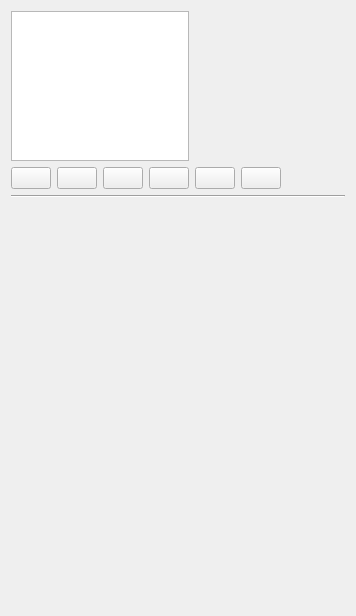
<?xml version="1.0" encoding="UTF-8"?>
<ui version="4.0">
 <class>QgsSymbolSelectorDialogBase</class>
 <widget class="QWidget" name="QgsSymbolSelectorDialogBase">
  <property name="geometry">
   <rect>
    <x>0</x>
    <y>0</y>
    <width>356</width>
    <height>616</height>
   </rect>
  </property>
  <property name="windowTitle">
   <string>Form</string>
  </property>
  <layout class="QGridLayout" name="gridLayout_2">
   <item row="1" column="0">
    <layout class="QHBoxLayout" name="pushBtnBox">
     <property name="spacing">
      <number>6</number>
     </property>
     <item>
      <widget class="QPushButton" name="btnAddLayer">
       <property name="maximumSize">
        <size>
         <width>50</width>
         <height>16777215</height>
        </size>
       </property>
       <property name="toolTip">
        <string>Add symbol layer</string>
       </property>
      </widget>
     </item>
     <item>
      <widget class="QPushButton" name="btnRemoveLayer">
       <property name="maximumSize">
        <size>
         <width>50</width>
         <height>16777215</height>
        </size>
       </property>
       <property name="toolTip">
        <string>Remove symbol layer</string>
       </property>
      </widget>
     </item>
     <item>
      <widget class="QPushButton" name="btnLock">
       <property name="maximumSize">
        <size>
         <width>50</width>
         <height>16777215</height>
        </size>
       </property>
       <property name="toolTip">
        <string>Lock layer's color</string>
       </property>
       <property name="checkable">
        <bool>true</bool>
       </property>
      </widget>
     </item>
     <item>
      <widget class="QPushButton" name="btnDuplicate">
       <property name="maximumSize">
        <size>
         <width>50</width>
         <height>16777215</height>
        </size>
       </property>
       <property name="toolTip">
        <string>Duplicates the current layer</string>
       </property>
       <property name="text">
        <string/>
       </property>
      </widget>
     </item>
     <item>
      <widget class="QPushButton" name="btnUp">
       <property name="maximumSize">
        <size>
         <width>50</width>
         <height>16777215</height>
        </size>
       </property>
       <property name="toolTip">
        <string>Move up</string>
       </property>
      </widget>
     </item>
     <item>
      <widget class="QPushButton" name="btnDown">
       <property name="maximumSize">
        <size>
         <width>50</width>
         <height>16777215</height>
        </size>
       </property>
       <property name="toolTip">
        <string>Move down</string>
       </property>
      </widget>
     </item>
     <item>
      <spacer name="horizontalSpacer">
       <property name="orientation">
        <enum>Qt::Horizontal</enum>
       </property>
       <property name="sizeHint" stdset="0">
        <size>
         <width>20</width>
         <height>20</height>
        </size>
       </property>
      </spacer>
     </item>
    </layout>
   </item>
   <item row="0" column="0">
    <layout class="QHBoxLayout" name="horizontalLayout">
     <item>
      <widget class="QTreeView" name="layersTree">
       <property name="sizePolicy">
        <sizepolicy hsizetype="Expanding" vsizetype="Fixed">
         <horstretch>0</horstretch>
         <verstretch>0</verstretch>
        </sizepolicy>
       </property>
       <property name="maximumSize">
        <size>
         <width>16777215</width>
         <height>150</height>
        </size>
       </property>
       <property name="editTriggers">
        <set>QAbstractItemView::NoEditTriggers</set>
       </property>
      </widget>
     </item>
     <item>
      <widget class="QgsMapCanvas" name="mPreviewCanvas" native="true">
       <property name="sizePolicy">
        <sizepolicy hsizetype="Expanding" vsizetype="Fixed">
         <horstretch>0</horstretch>
         <verstretch>0</verstretch>
        </sizepolicy>
       </property>
       <property name="minimumSize">
        <size>
         <width>150</width>
         <height>150</height>
        </size>
       </property>
       <property name="text" stdset="0">
        <string/>
       </property>
      </widget>
     </item>
    </layout>
   </item>
   <item row="2" column="0">
    <widget class="Line" name="line">
     <property name="orientation">
      <enum>Qt::Horizontal</enum>
     </property>
    </widget>
   </item>
   <item row="4" column="0">
    <widget class="QFrame" name="frame">
     <property name="sizePolicy">
      <sizepolicy hsizetype="Expanding" vsizetype="Preferred">
       <horstretch>4</horstretch>
       <verstretch>0</verstretch>
      </sizepolicy>
     </property>
     <property name="frameShape">
      <enum>QFrame::NoFrame</enum>
     </property>
     <property name="frameShadow">
      <enum>QFrame::Sunken</enum>
     </property>
     <layout class="QVBoxLayout" name="verticalLayout_2">
      <property name="spacing">
       <number>0</number>
      </property>
      <property name="leftMargin">
       <number>0</number>
      </property>
      <property name="topMargin">
       <number>0</number>
      </property>
      <property name="rightMargin">
       <number>0</number>
      </property>
      <property name="bottomMargin">
       <number>0</number>
      </property>
     </layout>
    </widget>
   </item>
   <item row="3" column="0">
    <widget class="QScrollArea" name="scrollArea">
     <property name="frameShape">
      <enum>QFrame::NoFrame</enum>
     </property>
     <property name="widgetResizable">
      <bool>true</bool>
     </property>
     <widget class="QWidget" name="scrollAreaWidgetContents">
      <property name="geometry">
       <rect>
        <x>0</x>
        <y>0</y>
        <width>344</width>
        <height>411</height>
       </rect>
      </property>
      <layout class="QVBoxLayout" name="verticalLayout">
       <property name="leftMargin">
        <number>0</number>
       </property>
       <property name="topMargin">
        <number>0</number>
       </property>
       <item>
        <widget class="QStackedWidget" name="stackedWidget">
         <property name="sizePolicy">
          <sizepolicy hsizetype="Expanding" vsizetype="Expanding">
           <horstretch>2</horstretch>
           <verstretch>0</verstretch>
          </sizepolicy>
         </property>
         <widget class="QWidget" name="page_2"/>
        </widget>
       </item>
      </layout>
     </widget>
    </widget>
   </item>
  </layout>
 </widget>
 <customwidgets>
  <customwidget>
   <class>QgsMapCanvas</class>
   <extends>QWidget</extends>
   <header>qgsmapcanvas.h</header>
   <container>1</container>
  </customwidget>
 </customwidgets>
 <resources/>
 <connections/>
</ui>
